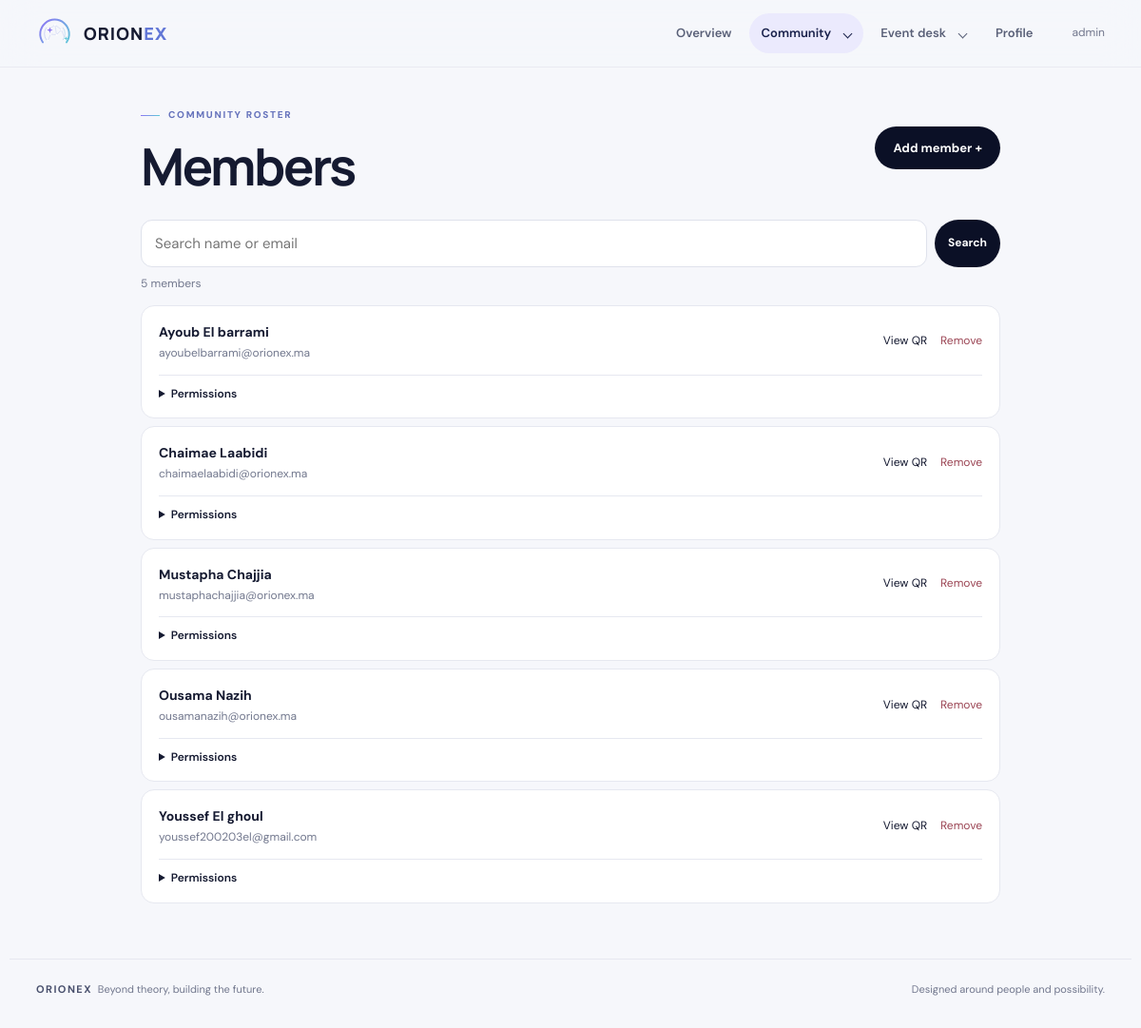
The page /members/ (signed in) on the database its author committed.
### core/models.py (models this page shows, shortened)
class Member(models.Model):
    user = models.OneToOneField(User, on_delete=models.CASCADE)
    phone = models.CharField(max_length=30, blank=True)
    qr_token = models.UUIDField(default=uuid.uuid4, unique=True)
    interests = models.CharField(max_length=300, blank=True)
    location = models.CharField(max_length=120, blank=True)
    directory_visible = models.BooleanField(default=True)
    can_manage_members = models.BooleanField(default=False)
    can_manage_events = models.BooleanField(default=False)
    can_manage_guests = models.BooleanField(default=False)
    can_scan = models.BooleanField(default=False)
    can_manage_announcements = models.BooleanField(default=False)
    can_manage_permissions = models.BooleanField(default=False)

### core/views.py (the view, shortened to what this page needs)
# urls.py: path('members/', views.members_list, name='members'),
@capability_required("can_manage_members")
def members_list(request):
    members = Member.objects.select_related("user").order_by("user__first_name", "user__last_name")
    query = request.GET.get("q", "").strip()
    if query:
        members = members.filter(Q(user__first_name__icontains=query) | Q(user__last_name__icontains=query) | Q(user__email__icontains=query))
    page = Paginator(members, 25).get_page(request.GET.get("page"))
    for member in page:
        member.permissions_form = MemberPermissionsForm(instance=member)
    return render(request, "core/members.html", {"members": page, "query": query})

### core/context_processors.py (called while the page is built)
def member_capabilities(request):
    return {
        "capabilities": {
            capability: has_capability(request.user, capability)
            for capability in CAPABILITIES
        }
    }

### core/permissions.py (called while the page is built)
def has_capability(user, capability):
    if not user.is_authenticated:
        return False
    if user.is_superuser:
        return True
    try:
        member = user.member
    except user._meta.model.member.RelatedObjectDoesNotExist:
        member = None
    return bool(member and getattr(member, capability, False))

def capability_required(*capabilities):
    def decorate(view):
        @wraps(view)
        def wrapped(request, *args, **kwargs):
            if not request.user.is_authenticated:
                return redirect_to_login(request.get_full_path(), "/login/")
            if not any(has_capability(request.user, capability) for capability in capabilities):
                raise PermissionDenied
            return view(request, *args, **kwargs)
        return wrapped
    return decorate

### core/templates/core/members.html (shortened to what this page needs)
{% extends 'core/base.html' %}
{% block body %}
<main class="page roster-page">
  <header class="roster-header"><div><span class="eyebrow">Community roster</span><h1>Members</h1></div><a class="button" href="/members/add/">Add member +</a></header>
  <form method="get" class="roster-search" role="search"><input id="members-search" type="search" name="q" value="{{ query }}" placeholder="Search name or email"><button class="button button-small" type="submit">Search</button></form>
  <p class="roster-count">{{ members.paginator.count }} member{{ members.paginator.count|pluralize }}</p>
  <section class="roster-list" aria-label="Members">
    {% for m in members %}
      <article class="card roster-card">
        <div class="roster-row"><div><strong>{{ m.user.get_full_name|default:m.user.username }}</strong><div class="muted">{{ m.user.email|default:m.user.username }}</div></div><div class="roster-actions"><a href="/qr/{{ m.qr_token }}/">View QR</a>{% if not m.user.is_superuser and m.user_id != user.id %}<a class="roster-remove" href="/members/{{ m.id }}/remove/">Remove</a>{% endif %}</div></div>
        {% if capabilities.can_manage_permissions and not m.user.is_superuser and m.user_id != user.id %}
          <details class="roster-access"><summary>Permissions</summary></details>
        {% endif %}
      </article>
    {% empty %}<div class="empty">{% if query %}No members match that search.{% else %}No members have been added yet.{% endif %}</div>{% endfor %}
  </section>
</main>
{% endblock %}

### core/templates/core/base.html (shortened to what this page needs)
{% load static %}
<!doctype html>
<html lang="en">
<head>
  <link rel="stylesheet" href="{% static 'core/site.css' %}">
</head>
<body>
  <header class="site-header">
    <div class="nav-wrap">
      <a class="brand" href="{% if user.is_authenticated %}/home/{% else %}/{% endif %}">
        <img src="{% static 'core/orionex-mark.svg' %}" alt="">
        <span>ORION<span style="color:#6176d6">EX</span></span>
      </a>
      <nav class="nav-links" aria-label="Main navigation">
        {% if user.is_authenticated %}
          <a href="/home/" class="nav-item {% if request.path == '/home/' %}active{% endif %}">Overview</a>
          <details class="nav-menu {% if request.path == '/directory/' or '/messages/' in request.path or request.path == '/members/' %}active{% endif %}">
            <summary>Community</summary>
          </details>
          {% if capabilities.can_manage_events or capabilities.can_manage_guests or capabilities.can_scan or capabilities.can_manage_announcements %}
          <details class="nav-menu {% if '/events/' in request.path or request.path == '/scan/' or request.path == '/guests/' or '/announcements/' in request.path %}active{% endif %}">
              <summary>Event desk</summary>
            </details>
          {% endif %}
          <a href="/profile/" class="nav-item {% if request.path == '/profile/' %}active{% endif %}">Profile</a>
        {% else %}
          <a href="/#events" class="nav-item">Events</a>
          <a href="/login/" class="nav-cta">Member sign in</a>
        {% endif %}
      </nav>
      {% if user.is_authenticated %}<span class="nav-user">{{ user.first_name|default:user.username }}</span>{% endif %}
    </div>
  </header>
  {% block body %}{% endblock %}
  <footer class="footer">
    <span><b>ORIONEX</b> &nbsp;Beyond theory, building the future.</span>
    <span>Designed around people and possibility.</span>
  </footer>
</body>
</html>

### rows shown on the page
Member: user.get_full_name "Ayoub El barrami", user.email "ayoubelbarrami@orionex.ma"
Member: user.get_full_name "Chaimae Laabidi", user.email "chaimaelaabidi@orionex.ma"
Member: user.get_full_name "Mustapha Chajjia", user.email "mustaphachajjia@orionex.ma"
Member: user.get_full_name "Ousama Nazih", user.email "ousamanazih@orionex.ma"
Member: user.get_full_name "Youssef El ghoul", user.email "youssef200203el@gmail.com"

### other values the page prints
{{ user.first_name|default:user.username }} "admin"
{{ members.paginator.count }} "5"
